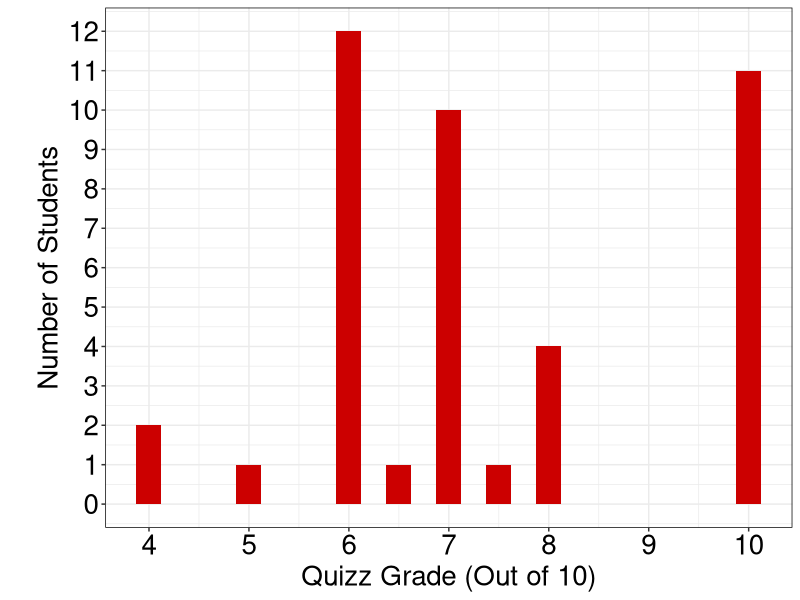

Write R code to recreate this figure.
## ---- chunk 1
library(plyr)
library(ggplot2)
## ---- chunk 2
setwd("/Users/Deborah/desktop/CENG340/grade_dist/Quiz2_dist")

## ---- chunk 3
#To import data
abc <- read.table('quiz2.csv', header=FALSE, sep=',')
colnames(abc)<- "grades"
## ---- chunk 4
abc
## ---- chunk 5
ggplot(abc, aes(x=grades)) + geom_histogram(binwidth = 0.25, fill = "#CC0000") +
  theme(legend.position = "none") +
  theme_bw() +
  ylim(0,13)+
  scale_y_continuous(breaks = 0:12, labels = 0:12)+
  scale_x_continuous(breaks = 4:10, labels = 4:10)+
  theme(axis.text.y = element_text(size = 20, color = "black"),axis.text.x = element_text(size = 20, color = "black"),axis.title.x = element_text(size=20), axis.title.y = element_text(size = 20)) +
  theme(panel.border = element_rect(color = "black"))+
  labs(x = "Quizz Grade (Out of 10)", y = "\nNumber of Students") 
